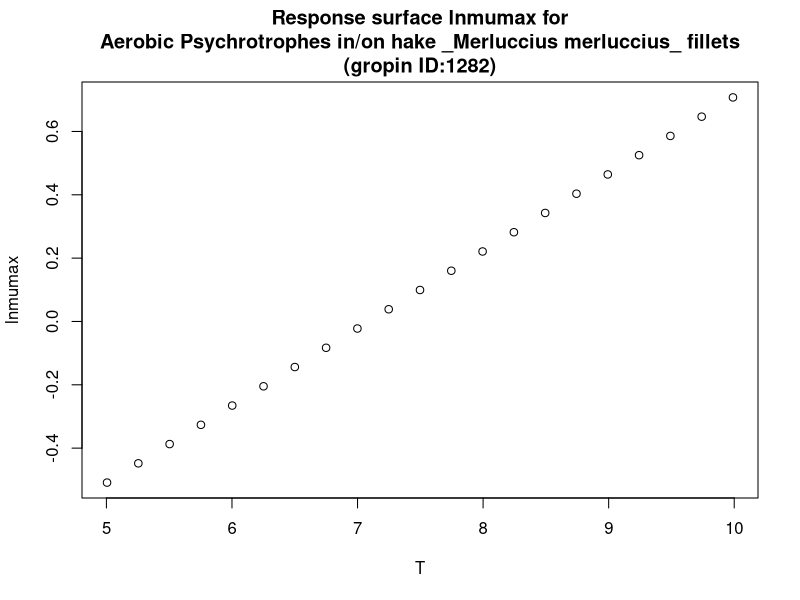

This chart was generated by the following R code:
#############################
# start of Parameter script
#############################
T <- seq(5.005,9.99000999000999,length.out=21)
#############################
# end of Parameter script
#############################
############################# 
# start of Model script Gropin ID 1282 
#############################
 
# constant coefficients for this model
 
variables <- data.frame(T)
argumentsPar <- expand.grid(variables)
 
# heart of the model
response_surface <- function(T) {
   mumax <-0.244*T-1.73

return(mumax=mumax)
} 

# output parameters
responseSurface <- cbind(argumentsPar,response_surface(argumentsPar['T']))
colnames(responseSurface) <- c(colnames(argumentsPar),'lnmumax')
#############################
# End of Model script
#############################
############################# 
# start of Visualisation script Gropin ID 1282 
#############################
plot(T,responseSurface$'lnmumax',xlab='T',
                          ylab='lnmumax',main='Response surface lnmumax for
Aerobic Psychrotrophes in/on hake _Merluccius merluccius_ fillets
(gropin ID:1282)')
#############################
# End of Visualisation script
#############################
